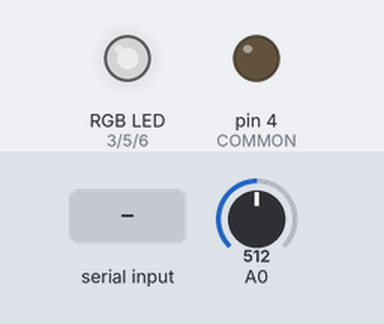
This sketch was run on a simulated Arduino Uno, built with avr-gcc and run on an emulated ATmega328P. Shown: an RGB LED mixed from three pins (HIGH = lit), output pins drawn as LEDs (lit = HIGH). The test bench sets the inputs (shaded band); at power-on: A0 = 512. Dim RGB values are drawn brighter than linear; what the sketch prints to the serial monitor is not drawn.

Above: at 1.2 s.
1.3 s: "0" received over Serial
At 2.0 s:
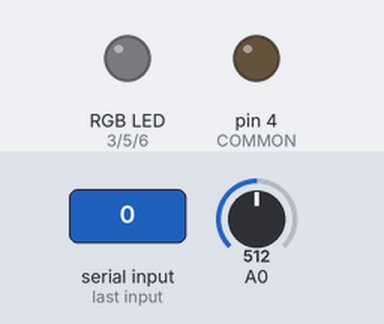
2.8 s: "1" received over Serial
At 4.0 s:
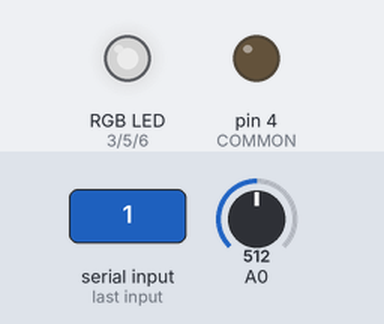
Timing chart, 0 to 5.8 s (numbered marks = the images above; inputs shaded):
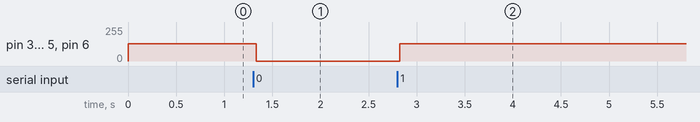

The sketch:

lights2.ino
```cpp
#ifdef PIF_TOOL_CHAIN
	#include <Arduino.h>
	// other includes with full pathes
	// example : #include "led7/led7.h"
#else
	// other includes with short pathes
	// example : #include "led7.h"
#endif

#ifndef DEFAULT_BAUDRATE
	#define DEFAULT_BAUDRATE 115200
#endif

#define BLUE   6
#define GREEN  5
#define COMMON 4
#define RED    3

#define POWER 128

void setup(void) {
	Serial.begin(DEFAULT_BAUDRATE);

	pinMode(BLUE  , OUTPUT);
	pinMode(GREEN , OUTPUT);
	pinMode(RED   , OUTPUT);
	pinMode(COMMON, OUTPUT);

	digitalWrite(COMMON, LOW);
	analogWrite (RED, POWER);
	analogWrite (GREEN, POWER);
	analogWrite (BLUE, POWER);
}

int M = 10;
long int k;

void loop() {
	int c = Serial.read();
	if (c == '0') {
		analogWrite (RED, 0);
		analogWrite (GREEN, 0);
		analogWrite (BLUE, 0);
	} else if (c == '1') {
		analogWrite (RED, POWER);
		analogWrite (GREEN, POWER);
		analogWrite (BLUE, POWER);
	}
//	delay(250);
	k = 0;
	for (int i = 0; i < M; i++) {
		delay(5);
		k += analogRead(A0);
	}
	k /= M;
	Serial.println(k);
}
```

Measured:
- after the input at 1.3 s, pin 3 (RED), pin 5 (GREEN), pin 6 (BLUE): 128/255 → 0/255 at once
- after the input at 2.8 s, pin 3 (RED), pin 5 (GREEN), pin 6 (BLUE): 0/255 → 128/255 at once
